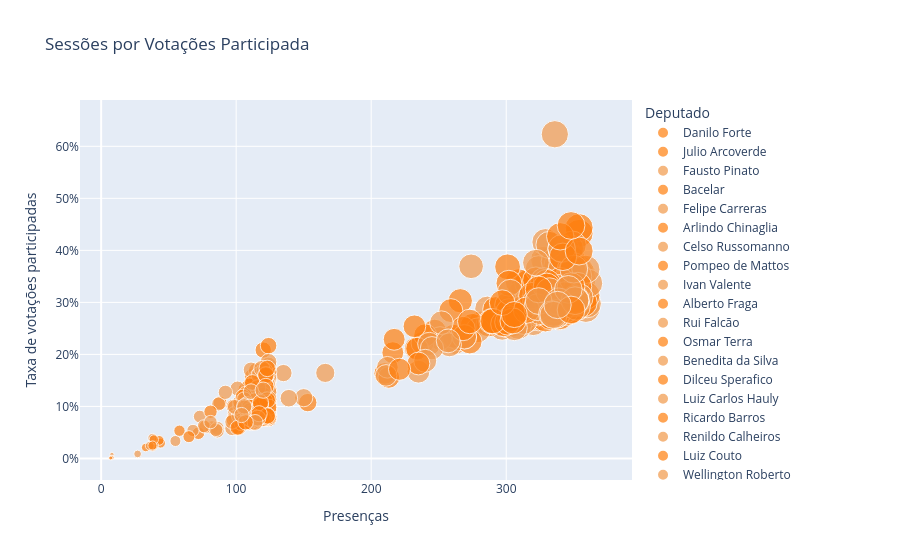

The cell this chart's notebook holds for it:
### Code cell
palette_light_orange = "#f2994a"
fig2 = px.scatter(
    df_dep_votacao,
    x="presencas",
    y="taxa_votacao",
    size="presencas",
    hover_name="deputado",
    color="deputado",
    color_discrete_sequence=[palette_main, palette_light_orange],
    labels={
        "sessoes_total": "Número de sessões",
        "taxa_votacao": "Taxa de votações participadas",
        "presencas": "Presenças",
        "deputado": "Deputado",
    },
    title="Sessões por Votações Participada",
)

fig2.update_layout(yaxis_tickformat=".0%")
